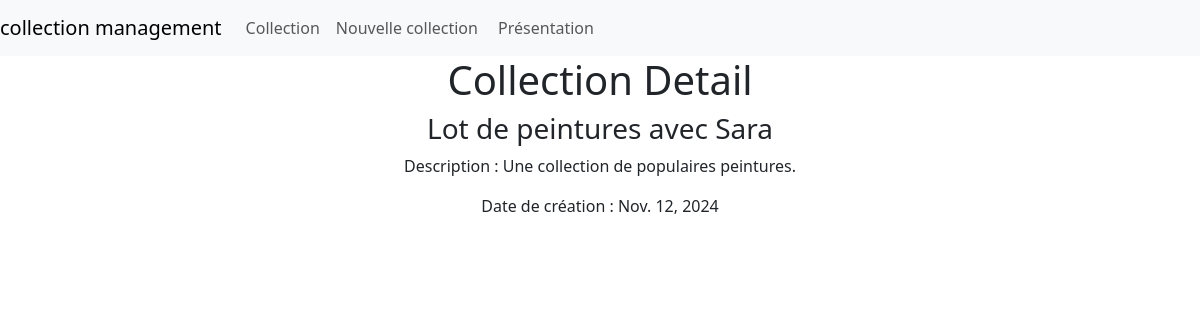
The page /collec/3/ on the database its author committed.
### collec_management/models.py (models this page shows, shortened)
class Collec ( models . Model ):
    title = models.CharField(max_length=100, null=False, blank=False)
    description = models.TextField(null=False, blank=False)
    creation_date = models.DateField(null=False, blank=False)

### collec_management/views.py (the view)
# urls.py: path('collec/<int:id>/', views.collection_detail, name='collection_detail'),
def collection_detail(request, id):
    collection = get_object_or_404(Collec, id=id)
    return render(request, 'collec_management/collection_detail.html', {'collection': collection})

### collec_management/templates/collec_management/collection_detail.html
{% extends "collec_management/main.html" %}
{% load django_bootstrap5 %}
{% block title %}<div class = "text-center">Collection Detail</div>{% endblock %}
{% block content %}
<div class="text-center ">
    <h3>{{ collection.title }}</h3>
    <p>Description : {{ collection.description }}</p>
    <p>Date de création : {{ collection.creation_date }}</p>
</div>
{% endblock %}

### rows shown on the page
Collec: title "Lot de peintures avec Sara", description "Une collection de populaires peintures.", creation_date "Nov. 12, 2024"
